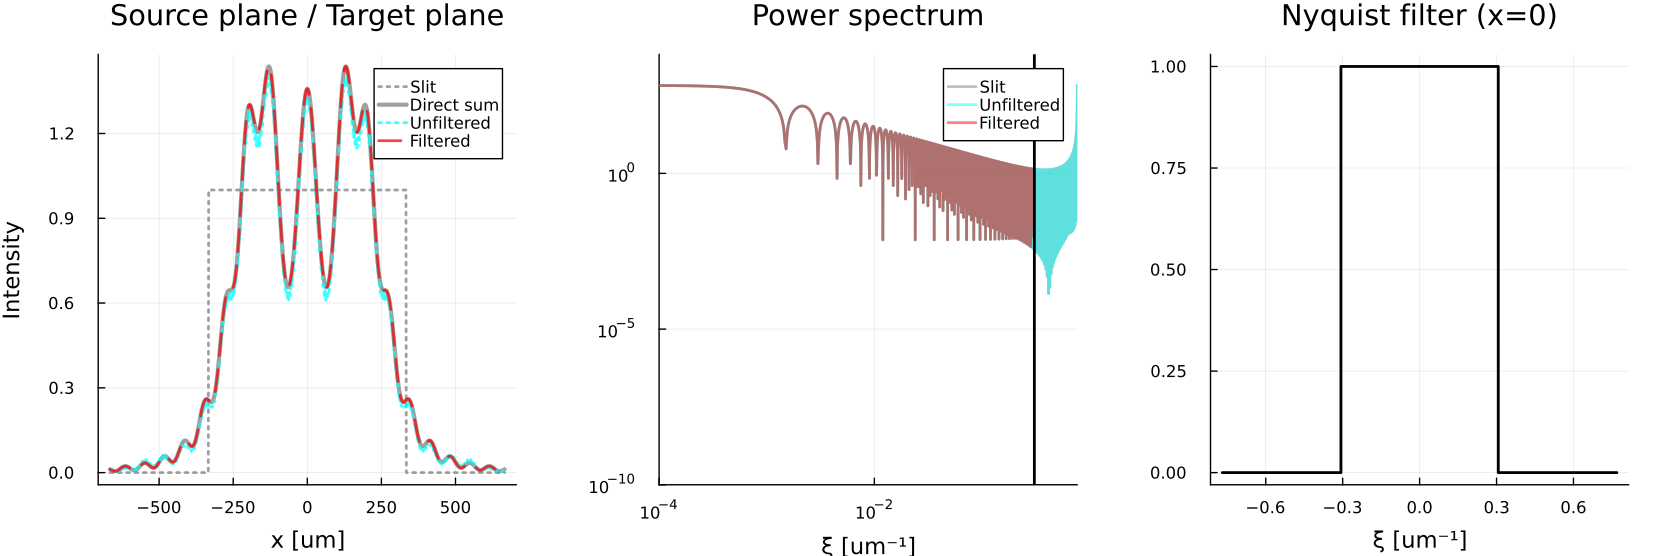

The Julia source for this figure:
import Pkg
Pkg.activate(joinpath(@__DIR__, "../src/Waveq"))

# Prevent a window from flickering open during script execution
ENV["GKSwstype"] = "100"

using Plots
using LinearAlgebra
using SpecialFunctions
include("../src/Waveq/src/Waveq.jl")
using .Waveq
using .Waveq: Plane, Wavefront, FromField, nyquist_wavenum_res, propagate_parallel, propagate

wv = 0.650 # 650 nm in um
L = 2048 * wv
dx_ = 2.0 * wv
nx = round(Int, L / dx_)
nx = iseven(nx) ? nx + 1 : nx

pl1 = Plane([0.0, 0.0, 0.0]; span=(L, 1.0), num_nodes=(nx, 1))

x_ = collect(range(-L/2, L/2, length=nx))
u0 = zeros(ComplexF64, 1, nx)

slit_width = L / 2
for i in 1:nx
    if abs(x_[i]) <= slit_width / 2
        u0[1, i] = 1.0
    end
end

# Nyquist resolutions
z_dist = 50 * L
dxi, deta = nyquist_wavenum_res(wv, [x_[1], x_[end]], [0.0], [z_dist], dx_, 1.0)
dxi *= 10

# we use 1D, so deta is not strictly constrained, we can just use 1.0 for it.
wf = Wavefront(FromField(), pl1, u0, dxi, 1.0)

pl2 = Plane([0.0, 0.0, z_dist]; span=(L, 1.0), num_nodes=(nx, 1))

# Exact direct sum (convolution)
u_exact = zeros(ComplexF64, nx)
k = 2π / wv
for i in 1:nx
    for j in 1:nx
        if abs(u0[1, j]) > 0
            dx_val = x_[i] - x_[j]
            R = sqrt(dx_val^2 + z_dist^2)
            kernel = (im * k * z_dist / (2 * R)) * hankelh1(1, k * R)
            u_exact[i] += u0[1, j] * kernel * dx_
        end
    end
end

#u_num_filtered = propagate_parallel(wf, wv, pl2; band_limited=true)
u_num_filtered = propagate(wf, wv, pl2; band_limited=true)
u_num_unfiltered = propagate_parallel(wf, wv, pl2; band_limited=false)

im1 = abs2.(vec(u0))
im2 = abs2.(vec(u_num_filtered))
im2_aliasing = abs2.(vec(u_num_unfiltered))
im2_exact = abs2.(u_exact)

# Subplot 1: Source plane (Intensity)
p1 = plot(x_, im1, label="Slit", c=:gray, alpha=0.75, ls=:dot, lw=2, title="Source plane / Target plane")
plot!(p1, x_, im2_exact, label="Direct sum", c=:gray, alpha=0.75, lw=3)
plot!(p1, x_, im2_aliasing, label="Unfiltered", c=:cyan, alpha=0.75, ls=:dot, lw=2)
plot!(p1, x_, im2, label="Filtered", c=:red, alpha=0.75, ls=:dash, lw=2)
xlabel!(p1, "x [um]")
ylabel!(p1, "Intensity")

# Calculate spectra for plotting
nxi = length(wf.xi)
K = zeros(ComplexF64, 1, nxi)
lam_inv2 = 1.0 / wv^2
nyquist_mask_x0 = zeros(Bool, nxi)
U2_filtered = copy(wf.U)

max_x = maximum(abs.(x_))
for p in 1:nxi
    xi_p = wf.xi[p]
    rad2 = xi_p^2
    if lam_inv2 > rad2
        K[1, p] = 2π * sqrt(lam_inv2 - rad2)
        grad_k_xi = -2π * xi_p / sqrt(lam_inv2 - rad2)

        # Mask at x=0
        if (grad_k_xi * z_dist * wf.dxi)^2 <= π^2
            nyquist_mask_x0[p] = true
        end

        # Mask at all x (as in propagate_parallel)
        val_xi_1 = 2π * max_x + grad_k_xi * z_dist
        val_xi_2 = -2π * max_x + grad_k_xi * z_dist
        max_grad_phi_xi2 = max(val_xi_1^2, val_xi_2^2)

        if (max_grad_phi_xi2 * wf.dxi^2) > π^2
            U2_filtered[1, p] = 0.0
        end
    else
        K[1, p] = 2π * im * sqrt(rad2 - lam_inv2)
        U2_filtered[1, p] = 0.0
    end
end

U2_unfiltered = wf.U .* cis.(K .* z_dist)
U2_filtered .*= cis.(K .* z_dist)

# Subplot 2: Power spectrum
# using line plots instead of scatter for smaller PDF size
p2 = plot(wf.xi, abs.(vec(wf.U)), c=:gray, alpha=0.5, lw=2, label="Slit", title="Power spectrum")
plot!(p2, wf.xi, abs.(vec(U2_unfiltered)), c=:cyan, alpha=0.5, lw=2, label="Unfiltered")
plot!(p2, wf.xi, abs.(vec(U2_filtered)), c=:red, alpha=0.5, lw=2, label="Filtered")
xlabel!(p2, "ξ [um⁻¹]")
plot!(p2, xscale=:log10, yscale=:log10, ylims=(1e-10, maximum(abs.(wf.U))*10), xlims=(1e-4, maximum(wf.xi)))

valid_xi = wf.xi[nyquist_mask_x0]
if !isempty(valid_xi)
    vline!(p2, [maximum(valid_xi)], c=:black, lw=2, label="")
end

# Subplot 3: Nyquist filter (x=0)
p3 = plot(wf.xi, nyquist_mask_x0, title="Nyquist filter (x=0)", label="", color=:black, lw=2)
xlabel!(p3, "ξ [um⁻¹]")

fig = plot(p1, p2, p3, layout=(1, 3), size=(1200, 400), margin=5Plots.mm)

savefig(fig, joinpath(@__DIR__, "slit.pdf"))
